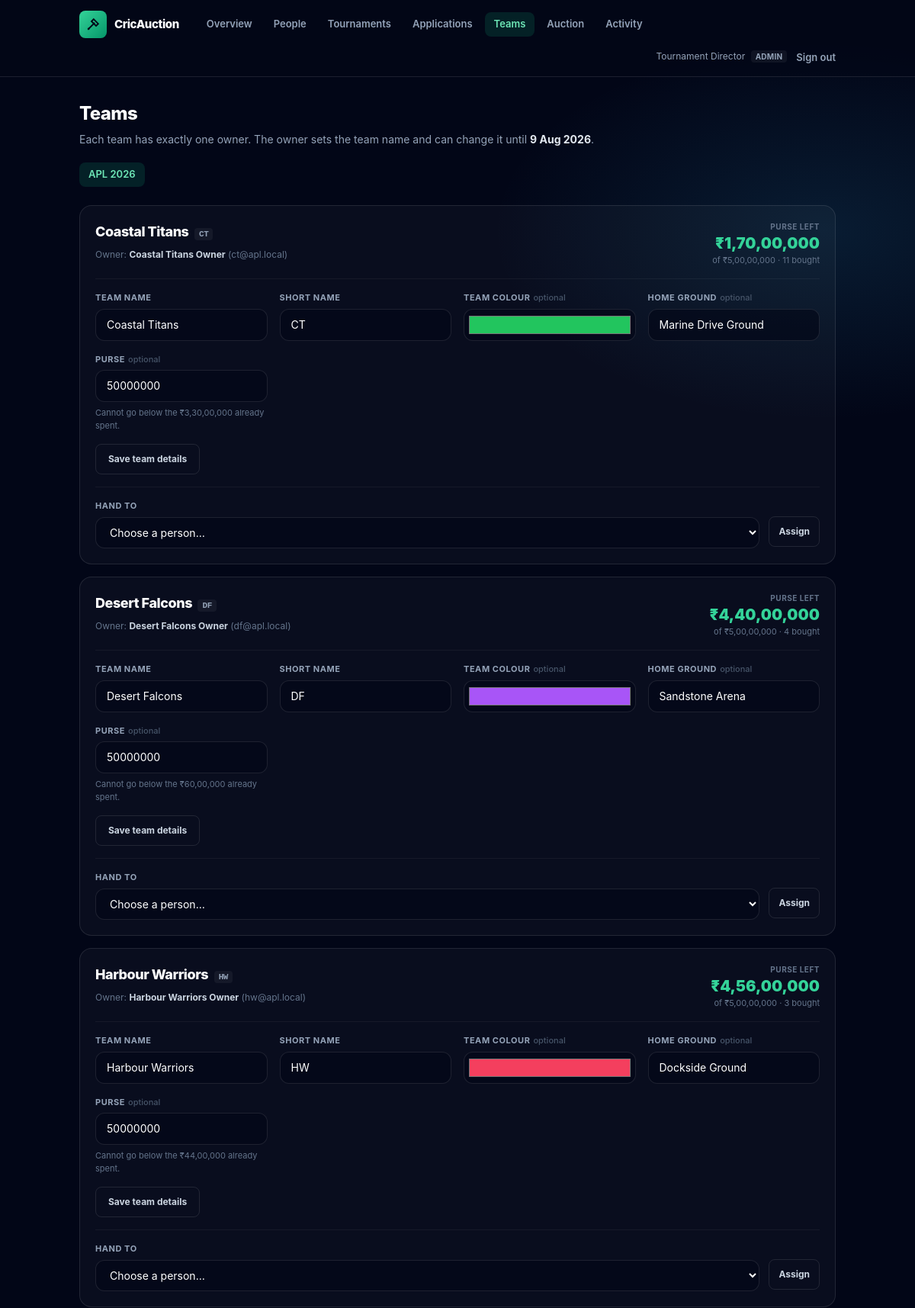
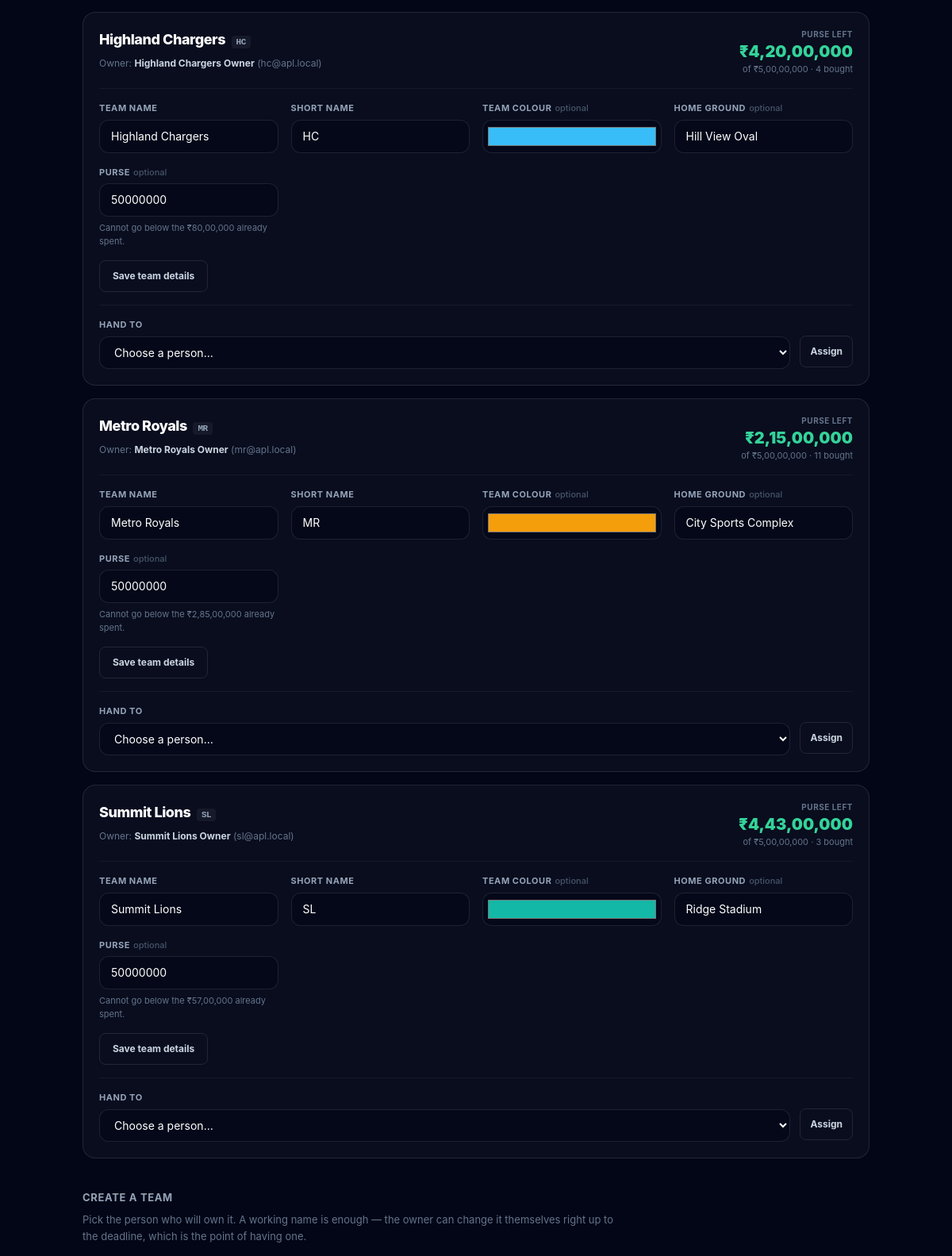
/admin/teams.php (signed in, upper part), run on the app's committed database (2 pictures, top to bottom).
### tables this page shows
CREATE TABLE `users` (
    `id`             INT UNSIGNED NOT NULL AUTO_INCREMENT,
    `username`       VARCHAR(40)      NULL,   
    `name`           VARCHAR(120) NOT NULL,
    `email`          VARCHAR(190) NOT NULL,   
    `phone`          VARCHAR(20)      NULL,
    `address`        VARCHAR(255)     NULL,
    `photo_path`     VARCHAR(255)     NULL,   
    `player_type`    ENUM('batsman','batting_all_rounder','all_rounder','bowling_all_rounder','wicket_keeper','bowler') NULL,
    `password_hash`  VARCHAR(255) NOT NULL,
 
    `must_change_password` TINYINT(1) NOT NULL DEFAULT 0,
    `role`           ENUM('admin','tournament_admin','team_owner','scorer','viewer','player') NOT NULL DEFAULT 'viewer',
    `status`         ENUM('pending','approved','rejected','suspended') NOT NULL DEFAULT 'approved',
    `approved_by`    INT UNSIGNED     NULL,
    `approved_at`    DATETIME         NULL,
    `team_id`        INT UNSIGNED     NULL,   
 
    `tournament_id`  INT UNSIGNED     NULL,
    `avatar_url`     VARCHAR(255)     NULL,
    `is_active`      TINYINT(1)   NOT NULL DEFAULT 1,
    `last_login_at`  DATETIME         NULL,
    `created_at`     TIMESTAMP    NOT NULL DEFAULT CURRENT_TIMESTAMP,
    `updated_at`     TIMESTAMP    NOT NULL DEFAULT CURRENT_TIMESTAMP ON UPDATE CURRENT_TIMESTAMP,

    PRIMARY KEY (`id`),
    UNIQUE KEY `uq_users_email` (`email`),
    UNIQUE KEY `uq_users_username` (`username`),
 
    UNIQUE KEY `uq_users_owner_team` (`team_id`),
    KEY `idx_users_role` (`role`, `is_active`),
    KEY `idx_users_status` (`status`, `role`),
    KEY `idx_users_tournament` (`tournament_id`, `role`),

    CONSTRAINT `fk_users_team`
        FOREIGN KEY (`team_id`) REFERENCES `teams` (`id`),
 
    CONSTRAINT `fk_users_tournament`
        FOREIGN KEY (`tournament_id`) REFERENCES `tournaments` (`id`)
        ON DELETE SET NULL ON UPDATE CASCADE,
    CONSTRAINT `fk_users_approved_by`
        FOREIGN KEY (`approved_by`) REFERENCES `users` (`id`),

 
    CONSTRAINT `chk_users_team_role` CHECK (
        (`role` = 'team_owner' AND `team_id` IS NOT NULL)
        OR (`role` <> 'team_owner' AND `team_id` IS NULL)
    )
);

CREATE TABLE `tournaments` (
    `id`                 INT UNSIGNED    NOT NULL AUTO_INCREMENT,
    `name`               VARCHAR(120)    NOT NULL,
    `season_year`        SMALLINT UNSIGNED NOT NULL,
    `logo_url`           VARCHAR(255)        NULL,

 
    `secret_code`        VARCHAR(16)         NULL,

 
    `start_date`         DATE                NULL,
    `auction_date`       DATE                NULL,   
    `end_date`           DATE                NULL,
 
    `team_name_change_deadline` DATE          NULL,
    `registration_open`  TINYINT(1)      NOT NULL DEFAULT 1,

 
    `purse_per_team`     DECIMAL(14,2)   NOT NULL DEFAULT 10000000.00,
    `min_squad_size`     TINYINT UNSIGNED NOT NULL DEFAULT 11,
    `max_squad_size`     TINYINT UNSIGNED NOT NULL DEFAULT 15,
    `max_overseas`       TINYINT UNSIGNED NOT NULL DEFAULT 4,
    `bid_increment`      DECIMAL(14,2)   NOT NULL DEFAULT 500000.00,
    `bid_timer_seconds`  SMALLINT UNSIGNED NOT NULL DEFAULT 30,

 
    `overs_per_innings`  TINYINT UNSIGNED NOT NULL DEFAULT 20,
    `balls_per_over`     TINYINT UNSIGNED NOT NULL DEFAULT 6,

    `status`             ENUM('draft','auction','ongoing','completed','cancelled') NOT NULL DEFAULT 'draft',
    `created_at`         TIMESTAMP       NOT NULL DEFAULT CURRENT_TIMESTAMP,
    `updated_at`         TIMESTAMP       NOT NULL DEFAULT CURRENT_TIMESTAMP ON UPDATE CURRENT_TIMESTAMP,

    PRIMARY KEY (`id`),
    UNIQUE KEY `uq_tournament_name_season` (`name`, `season_year`),
    UNIQUE KEY `uq_tournament_secret` (`secret_code`),
    KEY `idx_tournament_status` (`status`),

    CONSTRAINT `chk_tournament_squad`   CHECK (`max_squad_size` >= `min_squad_size`),
    CONSTRAINT `chk_tournament_purse`   CHECK (`purse_per_team` > 0),
    CONSTRAINT `chk_tournament_overs`   CHECK (`overs_per_innings` BETWEEN 1 AND 50)
);

CREATE TABLE `teams` (
    `id`             INT UNSIGNED  NOT NULL AUTO_INCREMENT,
    `tournament_id`  INT UNSIGNED  NOT NULL,
    `name`           VARCHAR(100)  NOT NULL,
    `short_name`     VARCHAR(6)    NOT NULL,   
    `logo_url`       VARCHAR(255)      NULL,
    `primary_color`  CHAR(7)       NOT NULL DEFAULT '#22c55e',   
    `home_venue`     VARCHAR(120)      NULL,

    `purse_total`    DECIMAL(14,2) NOT NULL DEFAULT 10000000.00,
    `purse_spent`    DECIMAL(14,2) NOT NULL DEFAULT 0.00,
    `purse_remaining` DECIMAL(14,2) AS (`purse_total` - `purse_spent`) STORED,
    `players_bought` SMALLINT UNSIGNED NOT NULL DEFAULT 0,
    `overseas_bought` TINYINT UNSIGNED NOT NULL DEFAULT 0,

    `created_at`     TIMESTAMP     NOT NULL DEFAULT CURRENT_TIMESTAMP,
    `updated_at`     TIMESTAMP     NOT NULL DEFAULT CURRENT_TIMESTAMP ON UPDATE CURRENT_TIMESTAMP,

    PRIMARY KEY (`id`),
    UNIQUE KEY `uq_team_name`  (`tournament_id`, `name`),
    UNIQUE KEY `uq_team_short` (`tournament_id`, `short_name`),
    KEY `idx_team_purse` (`tournament_id`, `purse_remaining`),

    CONSTRAINT `fk_teams_tournament`
        FOREIGN KEY (`tournament_id`) REFERENCES `tournaments` (`id`)
        ON DELETE CASCADE ON UPDATE CASCADE,

    CONSTRAINT `chk_team_spent`  CHECK (`purse_spent` >= 0 AND `purse_spent` <= `purse_total`),
    CONSTRAINT `chk_team_colour` CHECK (`primary_color` REGEXP '^#[0-9A-Fa-f]{6}$')
);

### public/admin/teams.php (the view, shortened to what the rows shown need)
<?php
require_once dirname(dirname(__DIR__)) . '/config/config.php';
require_once BASE_PATH . '/app/Views/layouts/shell.php';
Auth::require(Auth::ROLE_ADMIN, Auth::ROLE_TADMIN);
$tournaments = new TournamentService();
$isAdmin     = Auth::is(Auth::ROLE_ADMIN);
$all = $tournaments->listTournamentsForCurrentUser();
$links = [
    ['href' => 'index.php',        'label' => 'Overview'],
    ['href' => 'users.php',        'label' => 'People'],
    ['href' => 'tournaments.php',  'label' => 'Tournaments'],
    ['href' => 'applications.php', 'label' => 'Applications'],
    ['href' => 'teams.php',        'label' => 'Teams', 'current' => true],
    ['href' => 'auction.php',      'label' => 'Auction'],
    ['href' => 'activity.php',     'label' => 'Activity'],
];
    ?>
    <?php
$tournamentId = isset($_GET['tournament']) ? (int) $_GET['tournament'] : (int) $all[0]['id'];
$tournament   = $tournaments->find($tournamentId);
$teams        = $tournaments->teams($tournamentId);
$candidates = Database::all(
    "SELECT id, name, email, role FROM users
      WHERE status = 'approved' AND team_id IS NULL AND role <> 'scorer'
   ORDER BY name"
);
$candidateOptions = ['' => 'Choose a person…'];
foreach ($candidates as $person) {
    $candidateOptions[(string) $person['id']] = $person['name'] . ' — ' . $person['email'];
}
page_head('Teams', '../', $links);
?>
<h1 class="text-2xl font-extrabold tracking-tight text-white">Teams</h1>
<p class="mt-2 text-sm text-slate-400">
    Each team has exactly one owner. The owner sets the team name and can change it until
    <strong class="text-slate-200"><?= e(pretty_date($tournament['team_name_change_deadline'])) ?></strong>.
</p>
<div class="no-bar mt-5 flex gap-2 overflow-x-auto">
    <?php foreach ($all as $row): ?>
        <a href="teams.php?tournament=<?= (int) $row['id'] ?>"
           class="whitespace-nowrap rounded-lg px-3 py-1.5 text-[13px] font-semibold transition <?=
               (int) $row['id'] === $tournamentId
                   ? 'bg-emerald-500/15 text-emerald-300'
                   : 'border border-white/10 text-slate-400 hover:bg-white/5' ?>">
            <?= e((string) $row['name']) ?> <?= e((string) $row['season_year']) ?>
        </a>
    <?php endforeach; ?>
</div>
<?php if ($teams === []): ?>
    <p class="mt-6 rounded-2xl border border-white/10 bg-white/[0.03] p-8 text-center text-sm text-slate-500">
        No teams in this tournament yet.
    </p>
<?php else: ?>
    <div class="mt-6 space-y-4">
        <?php foreach ($teams as $team): ?>
            <article class="rounded-2xl border border-white/10 bg-white/[0.03] p-5">
                <div class="flex flex-wrap items-start justify-between gap-4">
                    <div>
                        <h2 class="text-lg font-extrabold tracking-tight text-white">
                            <?= e((string) $team['name']) ?>
                            <span class="ml-1 rounded bg-white/5 px-1.5 py-0.5 font-mono text-[11px] font-bold text-slate-400"><?= e((string) $team['short_name']) ?></span>
                        </h2>
                        <p class="mt-1 text-[12px] text-slate-500">
                            <?php if ($team['owner_id'] !== null): ?>
                                Owner: <strong class="text-slate-300"><?= e((string) $team['owner_name']) ?></strong>
                                (<?= e((string) $team['owner_email']) ?>)
                            <?php else: ?>
                                <span class="font-bold text-amber-300">No owner yet</span>
                            <?php endif; ?>
                        </p>
                    </div>
                    <div class="text-right">
                        <p class="text-[10px] font-bold uppercase tracking-wider text-slate-500">Purse left</p>
                        <p class="text-xl font-black text-emerald-400">
                            <?= e(rupees($team['purse_remaining'])) ?>
                        </p>
                        <p class="text-[11px] text-slate-500">
                            of <?= e(rupees($team['purse_total'])) ?>
                            · <?= (int) $team['players_bought'] ?> bought
                        </p>
                    </div>
                </div>
                <div class="mt-4 border-t border-white/5 pt-4">
                    <form method="post" class="grid gap-4 sm:grid-cols-2 lg:grid-cols-4">
                        <?php
                        field('name', 'Team name', (string) $team['name']);
                        field('primary_color', 'Team colour', (string) $team['primary_color'], 'color', false);
                        if ($isAdmin) {
                            field(
                                'purse_total',
                                'Purse',
                                (string) (int) round((float) $team['purse_total']),
                                'number',
                                false,
                                'Cannot go below the ' . rupees($team['purse_spent']) . ' already spent.'
                            );
                        }
                        ?>
                        <div class="sm:col-span-2 lg:col-span-4">
                            <button type="submit" class="rounded-lg border border-white/10 px-4 py-2.5 text-[12px] font-bold text-slate-300 hover:bg-white/5">
                                Save team details
                            </button>
                        </div>
                    </form>
                    <form method="post" class="mt-4 flex flex-wrap items-end gap-3 border-t border-white/5 pt-4">
                        <div class="min-w-[12rem] flex-1">
                            <?php select_field('owner_id', $team['owner_id'] !== null ? 'Hand to' : 'Give an owner', $candidateOptions); ?>
                        </div>
                        <button type="submit" class="mb-0.5 rounded-lg border border-white/10 px-3 py-2.5 text-[12px] font-bold text-slate-300 hover:bg-white/5">
                            Assign
                        </button>
                    </form>
                </div>
            </article>
        <?php endforeach; ?>
    </div>
<?php endif; ?>
<section class="mt-10">
    <h2 class="text-[13px] font-bold uppercase tracking-wider text-slate-400">Create a team</h2>
</section>
<?php page_foot(); ?>

### app/Views/layouts/shell.php (shortened to what the rows shown need)
<?php
function page_head(string $title, string $up = '', array $links = []): void
{
    $user = Auth::user();
    ?><!DOCTYPE html>
<html lang="en" class="dark">
<head>
    <link rel="stylesheet" href="<?= e($up) ?>assets/css/app.css">
</head>
<body class="bg-gate min-h-screen font-sans text-slate-200">
<header class="border-b border-white/10 bg-slate-950/50">
    <div class="mx-auto flex max-w-5xl flex-wrap items-center gap-x-6 gap-y-3 px-4 py-3.5">
        <div class="ml-auto flex items-center gap-3">
            <?php if ($user !== null): ?>
                <span class="hidden text-[12px] text-slate-400 sm:block">
                    <?= e((string) $user['name']) ?>
                    <span class="ml-1 rounded bg-white/5 px-1.5 py-0.5 text-[10px] font-bold uppercase tracking-wide text-slate-400">
                        <?= e(str_replace('_', ' ', (string) $user['role'])) ?>
                    </span>
                </span>
                <form method="post" action="<?= e($up) ?>logout.php" class="inline">
                    <button type="submit" class="text-[13px] font-semibold text-slate-400 transition hover:text-rose-300">
                        Sign out
                    </button>
                </form>
            <?php else: ?>
                <a href="<?= e($up) ?>login.php" class="text-[13px] font-semibold text-slate-300 hover:text-emerald-300">Sign in</a>
                <a href="<?= e($up) ?>register.php"
                   class="rounded-lg bg-emerald-500 px-3 py-1.5 text-[13px] font-bold text-slate-950 hover:brightness-110">Register</a>
            <?php endif; ?>
        </div>
    </div>
</header>
<main class="mx-auto max-w-5xl px-4 py-8">
<?php
}
    ?>
    <?php
function page_foot(): void
{
    ?>
</main>
</body>
</html>
<?php
}
function field_id(string $name): string
{
    static $seen = [];
    $seen[$name] = ($seen[$name] ?? 0) + 1;
    return 'f_' . $name . ($seen[$name] > 1 ? '_' . $seen[$name] : '');
}
function field(
    string $name,
    string $label,
    string $value = '',
    string $type = 'text',
    bool $required = true,
    string $hint = '',
    bool $readonly = false,
    string $placeholder = '',
): void {
    $id = field_id($name);
    ?>
    <div>
        <label for="<?= e($id) ?>" class="mb-1.5 block text-[11px] font-bold uppercase tracking-wider text-slate-400">
            <?= e($label) ?><?php if (!$required): ?><span class="ml-1 font-medium normal-case tracking-normal text-slate-600">optional</span><?php endif; ?>
        </label>
        <input id="<?= e($id) ?>" name="<?= e($name) ?>" type="<?= e($type) ?>"
               value="<?= e($value) ?>"
               <?= $required ? 'required' : '' ?>
               <?= $readonly ? 'readonly' : '' ?>
               <?= $placeholder !== '' ? 'placeholder="' . e($placeholder) . '"' : '' ?>
               class="w-full rounded-xl border border-white/10 text-sm text-white outline-none transition placeholder:text-slate-600 focus:border-emerald-400/50 focus:ring-2 focus:ring-emerald-400/20 <?=
                   $type === 'color' ? 'h-[42px] cursor-pointer p-1' : 'px-3.5 py-2.5' ?> <?=
                   $readonly ? 'cursor-not-allowed bg-slate-900/60 text-slate-500' : 'bg-slate-950/60' ?>">
        <?php if ($hint !== ''): ?>
            <p class="mt-1.5 text-[11px] text-slate-500"><?= e($hint) ?></p>
        <?php endif; ?>
    </div>
    <?php
}
function select_field(string $name, string $label, array $options, string $value = '', bool $required = true): void
{
    $id = field_id($name);
    ?>
    <div>
        <label for="<?= e($id) ?>" class="mb-1.5 block text-[11px] font-bold uppercase tracking-wider text-slate-400">
            <?= e($label) ?>
        </label>
        <select id="<?= e($id) ?>" name="<?= e($name) ?>" <?= $required ? 'required' : '' ?>
                class="w-full rounded-xl border border-white/10 bg-slate-950/60 px-3.5 py-2.5 text-sm text-white outline-none focus:border-emerald-400/50 focus:ring-2 focus:ring-emerald-400/20">
            <?php foreach ($options as $optValue => $optLabel): ?>
                <option value="<?= e((string) $optValue) ?>" <?= (string) $optValue === $value ? 'selected' : '' ?>>
                    <?= e($optLabel) ?>
                </option>
            <?php endforeach; ?>
        </select>
    </div>
    <?php
}
    ?>
    <?php
function rupees(float|string|null $amount): string
{
    $n     = (int) round((float) $amount);
    $s     = (string) abs($n);
    $last3 = substr($s, -3);
    $rest  = substr($s, 0, -3);
    if ($rest !== '') {
        $last3 = preg_replace('/\B(?=(\d{2})+(?!\d))/', ',', $rest) . ',' . $last3;
    }
    return ($n < 0 ? '-' : '') . '₹' . $last3;
}
function pretty_date(?string $date): string
{
    $ts = strtotime($date);
    return $ts === false ? $date : date('j M Y', $ts);
}

### data on the page
users: name "Tournament Director", role "ADMIN"
tournaments: team_name_change_deadline "9 Aug 2026", name "APL", season_year "2026"
users: team.name "Coastal Titans", team.short_name "CT", name "Coastal Titans Owner", email "ct@apl.local", team.purse_remaining "₹1,70,00,000", team.purse_total "₹5,00,00,000", team.players_bought "11", label "TEAM NAME SHORT NAME TEAM COLOUR HOME GROUND PURSE", name "Coastal Titans", short_name "CT", home_venue "Marine Drive Ground", purse_total "50000000", hint "Cannot go below the ₹3,30,00,000 already spent."
users: team.name "Desert Falcons", team.short_name "DF", name "Desert Falcons Owner", email "df@apl.local", team.purse_remaining "₹4,40,00,000", team.purse_total "₹5,00,00,000", team.players_bought "4", label "TEAM NAME SHORT NAME TEAM COLOUR HOME GROUND PURSE", name "Desert Falcons", short_name "DF", home_venue "Sandstone Arena", purse_total "50000000", hint "Cannot go below the ₹60,00,000 already spent.", owner_id "Choose a person…"
users: team.name "Harbour Warriors", team.short_name "HW", name "Harbour Warriors Owner", email "hw@apl.local", team.purse_remaining "₹4,56,00,000", team.purse_total "₹5,00,00,000", team.players_bought "3", label "TEAM NAME SHORT NAME TEAM COLOUR HOME GROUND PURSE", name "Harbour Warriors", short_name "HW", home_venue "Dockside Ground", purse_total "50000000", hint "Cannot go below the ₹44,00,000 already spent."
users: team.name "Highland Chargers", team.short_name "HC", name "Highland Chargers Owner", email "hc@apl.local", team.purse_remaining "₹4,20,00,000", team.purse_total "₹5,00,00,000", team.players_bought "4", label "TEAM NAME SHORT NAME TEAM COLOUR HOME GROUND PURSE", name "Highland Chargers", short_name "HC", home_venue "Hill View Oval", purse_total "50000000", hint "Cannot go below the ₹80,00,000 already spent."
users: team.name "Metro Royals", team.short_name "MR", name "Metro Royals Owner", email "mr@apl.local", team.purse_remaining "₹2,15,00,000", team.purse_total "₹5,00,00,000", team.players_bought "11", label "TEAM NAME SHORT NAME TEAM COLOUR HOME GROUND PURSE", name "Metro Royals", short_name "MR", home_venue "City Sports Complex", purse_total "50000000", hint "Cannot go below the ₹2,85,00,000 already spent."
users: team.name "Summit Lions", team.short_name "SL", name "Summit Lions Owner", email "sl@apl.local", team.purse_remaining "₹4,43,00,000", team.purse_total "₹5,00,00,000", team.players_bought "3", label "TEAM NAME SHORT NAME TEAM COLOUR HOME GROUND PURSE", name "Summit Lions", short_name "SL", home_venue "Ridge Stadium", purse_total "50000000", hint "Cannot go below the ₹57,00,000 already spent."

### other printed values
APP_NAME "CricAuction"
$link['label'] "Overview"
$link['label'] "People"
$link['label'] "Tournaments"
$link['label'] "Applications"
$link['label'] "Teams"
$link['label'] "Auction"
$link['label'] "Activity"
form field owner_id "Choose a person…"
